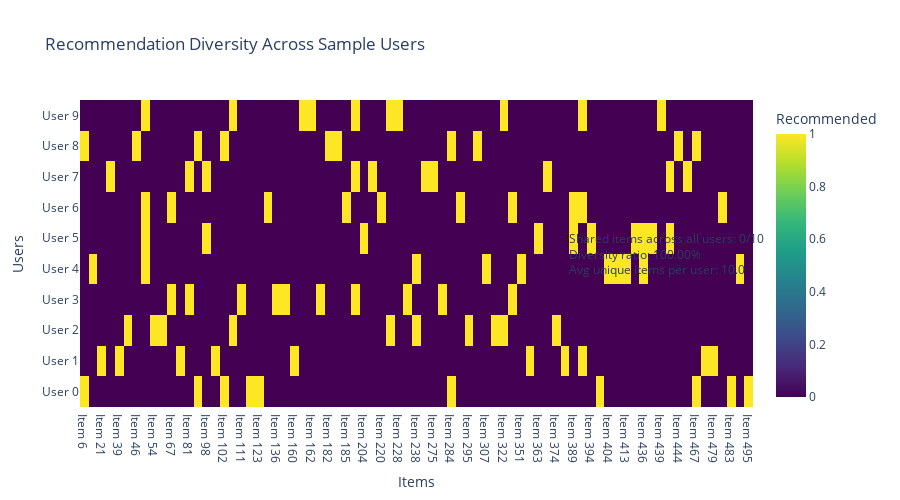
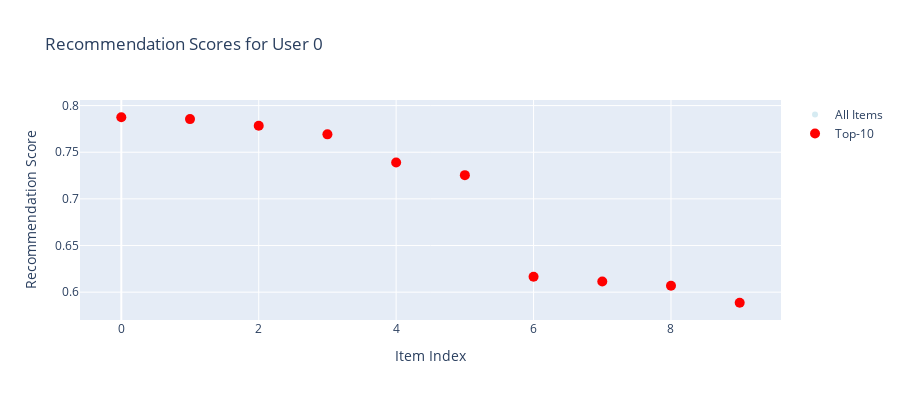

Here is the notebook cell these charts were saved with, in order:
### Markdown cell above
## 4. Generate Recommendations and Visualize

### Code cell
# Generate recommendations for multiple users to check diversity
print("🔍 Checking recommendation diversity across users...")
n_sample_users = min(10, len(train_x_user_ids))
sample_user_indices = np.arange(n_sample_users)

# Get recommendations for all sample users
all_rec_indices = []
all_rec_scores = []

for i in range(n_sample_users):
    user_idx = sample_user_indices[i]
    sample_user_id = tf.constant([train_x_user_ids[user_idx]])
    sample_user_feat = tf.constant([train_x_user_features[user_idx]])
    sample_item_ids = tf.constant([train_x_item_ids[user_idx]])
    sample_item_feats = tf.constant([train_x_item_features[user_idx]])
    
    # Model returns dictionary: {"combined_scores": ..., "rec_indices": ..., "rec_scores": ...}
    combined_scores, rec_indices, rec_scores = model.predict([sample_user_id, sample_user_feat, sample_item_ids, sample_item_feats], verbose=0)
    rec_indices = rec_indices
    rec_scores = rec_scores
    
    rec_indices_np = rec_indices[0].numpy() if hasattr(rec_indices[0], 'numpy') else np.array(rec_indices[0])
    rec_scores_np = rec_scores[0].numpy() if hasattr(rec_scores[0], 'numpy') else np.array(rec_scores[0])
    
    all_rec_indices.append(rec_indices_np)
    all_rec_scores.append(rec_scores_np)

all_rec_indices = np.array(all_rec_indices)

# Check diversity
print(f"\n📊 Recommendation Diversity Analysis:")
print(f"   Checking {n_sample_users} users...")
unique_items_per_user = [len(np.unique(rec)) for rec in all_rec_indices]
shared_items = len(set(all_rec_indices[0]).intersection(*[set(rec) for rec in all_rec_indices[1:]]))
diversity_ratio = 1.0 - (shared_items / model.top_k) if model.top_k > 0 else 0.0
print(f"   Shared items across all users: {shared_items}/{model.top_k}")
print(f"   Diversity ratio: {diversity_ratio:.2%}")
print(f"   Average unique items per user: {np.mean(unique_items_per_user):.1f}")

if shared_items == model.top_k:
    print(f"\n⚠️  WARNING: All users receive the same recommendations!")
    print(f"   This suggests the model may not be learning user-specific preferences.")
else:
    print(f"\n✅ Recommendations are diverse across users - model is working correctly!")

# Visualize recommendation diversity
print("\n📊 Visualizing recommendation diversity...")
fig_diversity = KMRPlotter.plot_recommendation_diversity(
    all_rec_indices,
    user_ids=sample_user_indices,
    title="Recommendation Diversity Across Sample Users"
)
fig_diversity.show()

# Show detailed example for first user
print(f"\n📋 Detailed example for user {sample_user_indices[0]}:")
print(f"   Top-{model.top_k} recommended items: {all_rec_indices[0]}")
print(f"   Recommendation scores: {all_rec_scores[0]}")

# Visualize recommendation scores for first user
print("\n📊 Visualizing recommendation scores for sample user...")
fig_scores = KMRPlotter.plot_recommendation_scores(
    all_rec_scores[0],
    top_k=model.top_k,
    title=f"Recommendation Scores for User {sample_user_indices[0]}"
)
fig_scores.show()

### Figure 1 — Plotly figure (JSON) as saved in the notebook; plotly's stock layout.template omitted (floating-point values rounded to 4 significant figures; data arrays with more than 128 entries replaced by an {"elided": "..."} marker saying what was removed)
{"data": [{"colorbar": {"title": {"text": "Recommended"}}, "colorscale": [[0, "#440154"], [0.1111, "#482878"], [0.2222, "#3e4989"], [0.3333, "#31688e"], [0.4444, "#26828e"], [0.5556, "#1f9e89"], [0.6667, "#35b779"], [0.7778, "#6ece58"], [0.8889, "#b5de2b"], [1, "#fde725"]], "showscale": true, "type": "heatmap", "x": ["Item 6", "Item 11", "Item 21", "Item 23", "Item 39", "Item 40", "Item 46", "Item 52", "Item 54", "Item 61", "Item 67", "Item 78", "Item 81", "Item 88", "Item 98", "Item 101", "Item 102", "Item 105", "Item 111", "Item 117", "Item 123", "Item 125", "Item 136", "Item 145", "Item 160", "Item 161", "Item 162", "Item 168", "Item 182", "Item 183", "Item 185", "Item 197", "Item 204", "Item 210", "Item 220", "Item 224", "Item 228", "Item 232", "Item 238", "Item 249", "Item 275", "Item 276", "Item 284", "Item 294", "Item 295", "Item 301", "Item 307", "Item 309", "Item 322", "Item 342", "Item 351", "Item 352", "Item 363", "Item 366", "Item 374", "Item 384", "Item 389", "Item 391", "Item 394", "Item 403", "Item 404", "Item 411", "Item 413", "Item 414", "Item 436", "Item 438", "Item 439", "Item 440", "Item 444", "Item 450", "Item 467", "Item 468", "Item 479", "Item 481", "Item 483", "Item 493", "Item 495"], "y": ["User 0", "User 1", "User 2", "User 3", "User 4", "User 5", "User 6", "User 7", "User 8", "User 9"], "z": {"elided": "10x77 float values"}}], "layout": {"annotations": [{"align": "left", "showarrow": false, "text": "Shared items across all users: 0/10<br>Diversity ratio: 100.00%<br>Avg unique items per user: 10.0", "x": 1.02, "xref": "paper", "y": 0.5, "yref": "paper"}], "height": 500, "title": {"text": "Recommendation Diversity Across Sample Users"}, "xaxis": {"title": {"text": "Items"}}, "yaxis": {"title": {"text": "Users"}}}}

### Figure 2 — Plotly figure (JSON) as saved in the notebook; plotly's stock layout.template omitted (floating-point values rounded to 4 significant figures)
{"data": [{"marker": {"color": "lightblue", "opacity": 0.5}, "mode": "markers", "name": "All Items", "type": "scatter", "x": [0, 1, 2, 3, 4, 5, 6, 7, 8, 9], "y": [0.7875, 0.7855, 0.7784, 0.7691, 0.739, 0.7254, 0.6165, 0.6114, 0.607, 0.5887]}, {"marker": {"color": "red", "size": 10}, "mode": "markers", "name": "Top-10", "type": "scatter", "x": [0, 1, 2, 3, 4, 5, 6, 7, 8, 9], "y": [0.7875, 0.7855, 0.7784, 0.7691, 0.739, 0.7254, 0.6165, 0.6114, 0.607, 0.5887]}], "layout": {"height": 400, "title": {"text": "Recommendation Scores for User 0"}, "xaxis": {"title": {"text": "Item Index"}}, "yaxis": {"title": {"text": "Recommendation Score"}}}}
